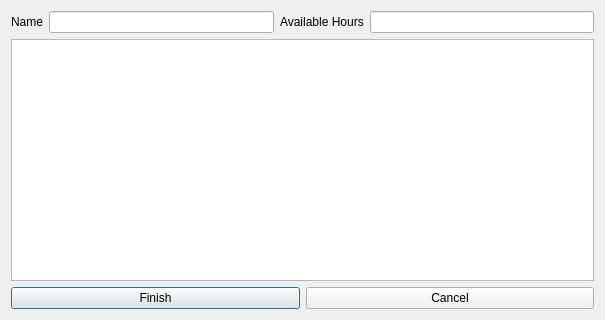
<?xml version="1.0" encoding="UTF-8"?>
<ui version="4.0">
 <class>Dialog</class>
 <widget class="QDialog" name="Dialog">
  <property name="geometry">
   <rect>
    <x>0</x>
    <y>0</y>
    <width>605</width>
    <height>320</height>
   </rect>
  </property>
  <property name="sizePolicy">
   <sizepolicy hsizetype="Preferred" vsizetype="Minimum">
    <horstretch>0</horstretch>
    <verstretch>0</verstretch>
   </sizepolicy>
  </property>
  <property name="minimumSize">
   <size>
    <width>605</width>
    <height>320</height>
   </size>
  </property>
  <property name="maximumSize">
   <size>
    <width>605</width>
    <height>320</height>
   </size>
  </property>
  <property name="focusPolicy">
   <enum>Qt::NoFocus</enum>
  </property>
  <property name="windowTitle">
   <string>Instructor</string>
  </property>
  <property name="modal">
   <bool>false</bool>
  </property>
  <layout class="QVBoxLayout" name="verticalLayout">
   <item>
    <layout class="QGridLayout" name="gridLayout">
     <property name="sizeConstraint">
      <enum>QLayout::SetMinimumSize</enum>
     </property>
     <item row="0" column="0">
      <widget class="QLabel" name="lblName">
       <property name="text">
        <string>Name</string>
       </property>
      </widget>
     </item>
     <item row="0" column="1">
      <widget class="QLineEdit" name="lineEditName"/>
     </item>
     <item row="0" column="2">
      <widget class="QLabel" name="lblHours">
       <property name="text">
        <string>Available Hours</string>
       </property>
      </widget>
     </item>
     <item row="0" column="3">
      <widget class="QLineEdit" name="lineEditHours"/>
     </item>
    </layout>
   </item>
   <item>
    <widget class="QTableView" name="tableSchedule"/>
   </item>
   <item>
    <layout class="QHBoxLayout" name="horizontalLayout">
     <item>
      <widget class="QPushButton" name="btnFinish">
       <property name="text">
        <string>Finish</string>
       </property>
      </widget>
     </item>
     <item>
      <widget class="QPushButton" name="btnCancel">
       <property name="text">
        <string>Cancel</string>
       </property>
      </widget>
     </item>
    </layout>
   </item>
  </layout>
 </widget>
 <resources/>
 <connections/>
</ui>
